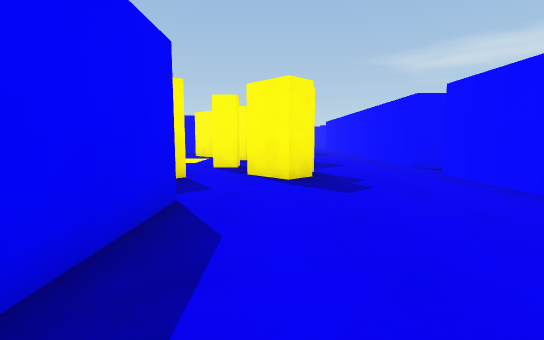
view 1 (above)

24 first-person views from a walk through a scene from a Unity 3-D project. The camera is 1.2 m above the floor, tilts 6° down and sees 85° across. The floor is counted in squares, 2 m on a side. Each view is taken from the middle of a square. On the plan, view 1 faces up. The plan holds only what a view shows up to about 9 squares ahead; the rest is blank. The place goes on beyond the plan. The player character is not drawn.

view 2
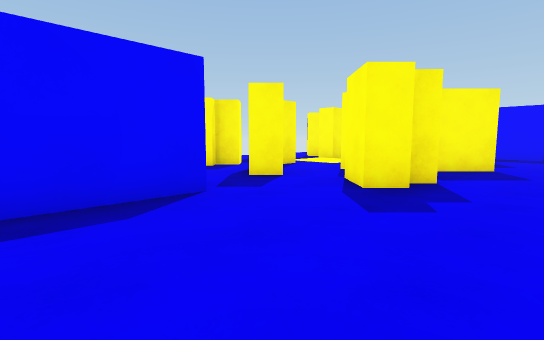

view 3
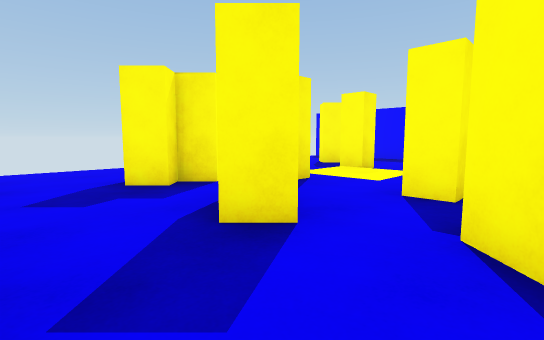

view 4
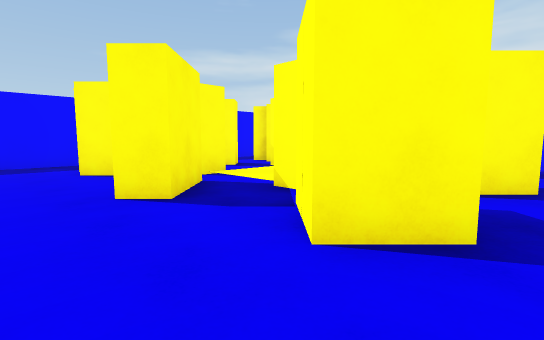

view 5
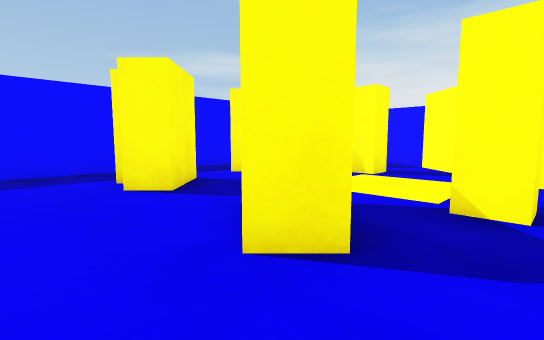

view 6
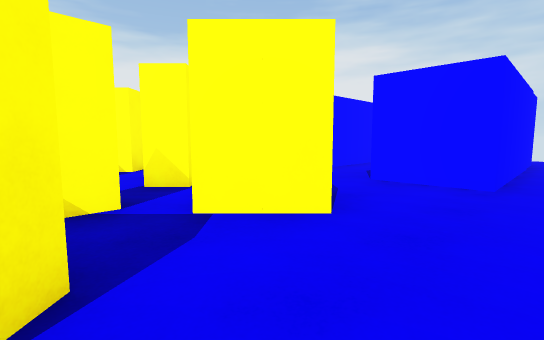

view 7
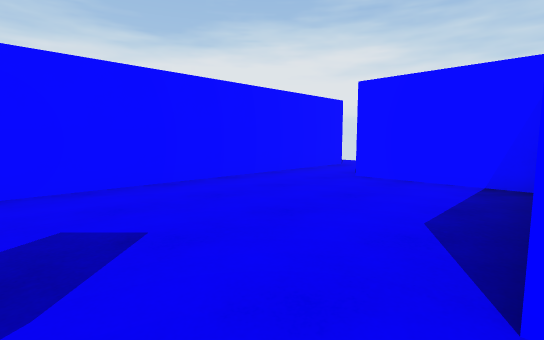

view 8
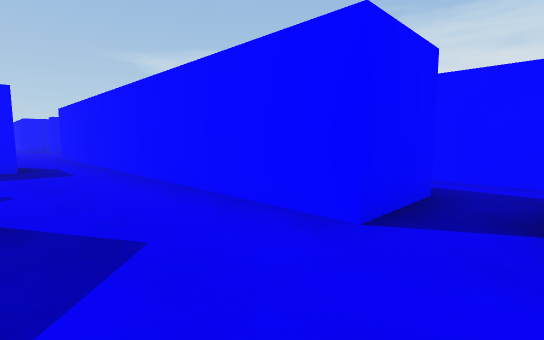

view 9
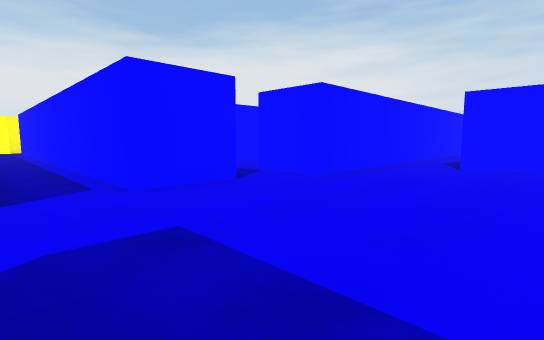

view 10
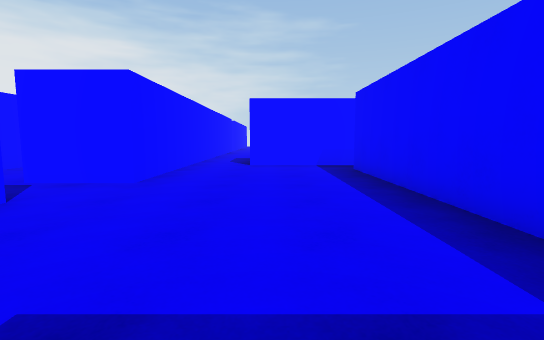

view 11
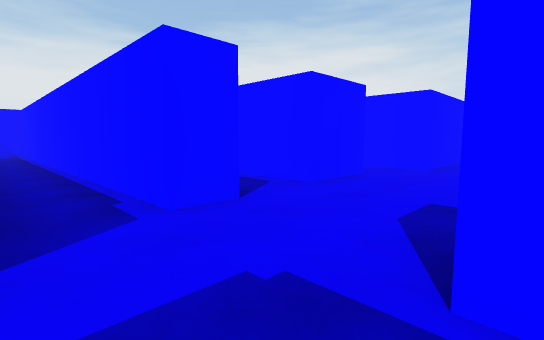

view 12
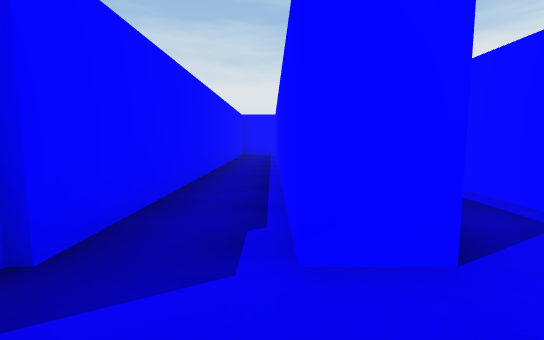

view 13
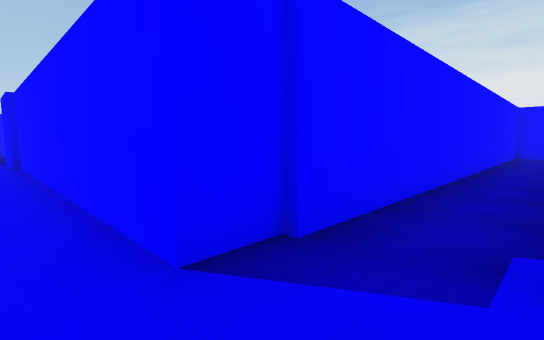

view 14
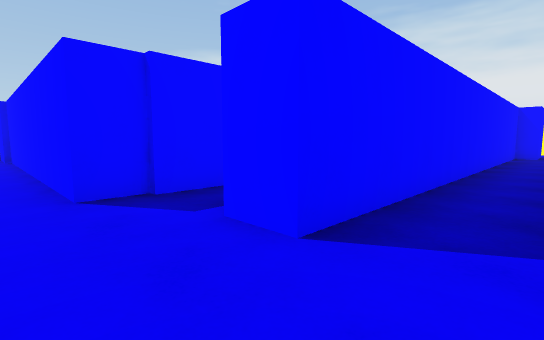

view 15
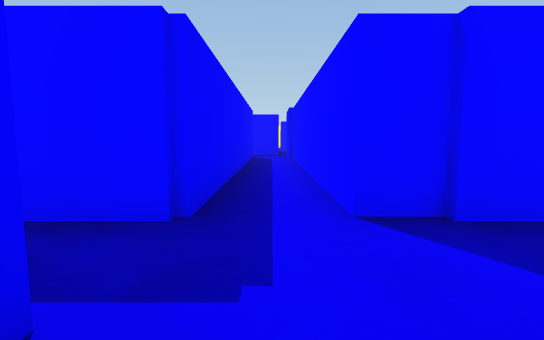

view 16
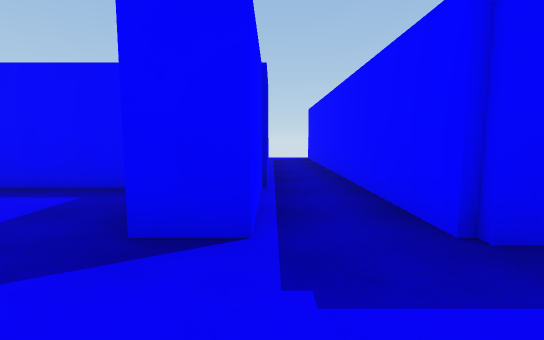

view 17
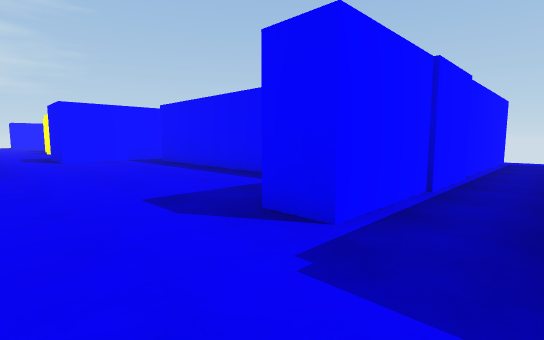

view 18
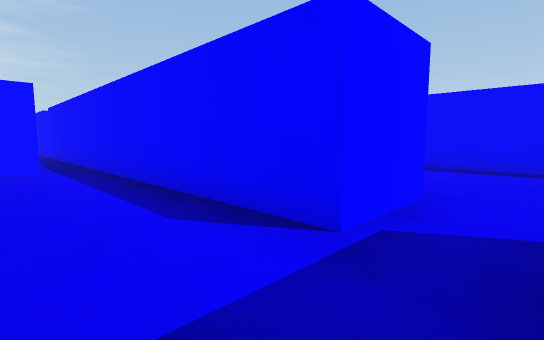

view 19
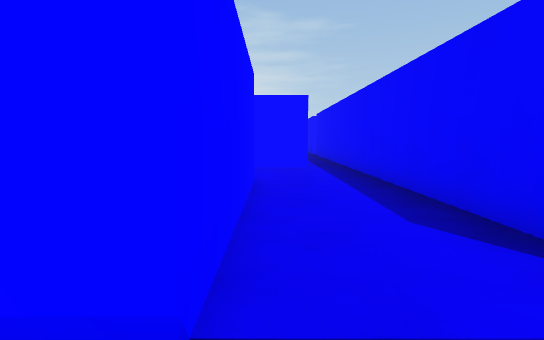

view 20
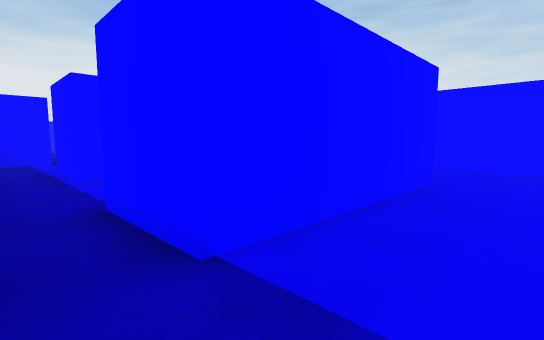

view 21
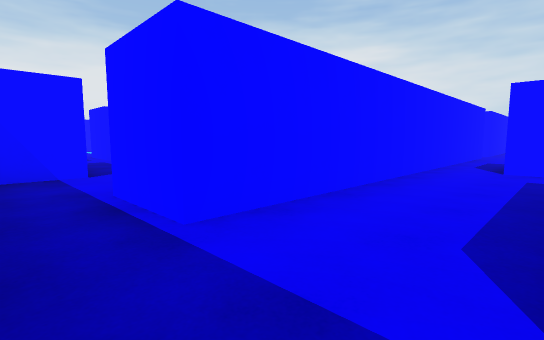

view 22
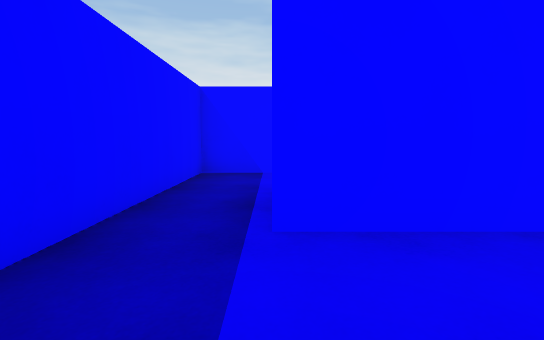

view 23
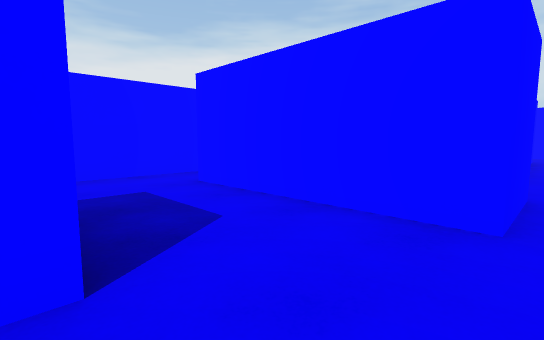

view 24
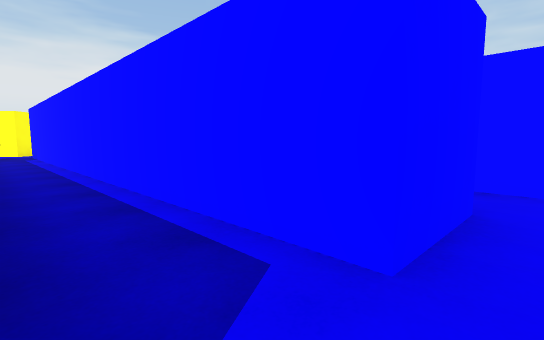

### Floor plan
Points are (right, up) in squares from view 1. A wall is a line through its corners. A room is listed if a view was taken in it or the views show most of it. See-through windows are left out.
Room 1 (views 1, 2, 3, 4, 5, 6, 7, 8)
walls: (-1.3, 4.7) (-1.7, 4.2) (-2.7, 5.1) (-2.3, 5.5); (-0.1, 7.4) (0.7, 8.2); (-3.6, 7.8) (-4.6, 6.8) (-5.1, 7.2); (-0.9, 2.9) (-0.9, 0.9); (1.1, 7.8) (0.3, 7); (-1.5, 9.9) (-1.8, 9.6) (-2.7, 10.5); (-5.4, 2.9) (-3.9, 2.9); (2.9, 6) (2.9, 13.5); (-1.6, 11.7) (-5.9, 11.7); (-2.4, -0.2) (-2.4, 1.6); (-0.9, -0.4) (1.5, -0.4); (2.9, -0.4) (2.9, 5.1); (1.5, 13.3) (1.5, 11.7) (0.4, 11.7)
ways out: opening at (2, 12.5) to room 2; opening at (-6, 2); opening at (2, -1)
objects: yellow block (-4, 5); yellow block (-4, 10); yellow block (-3, 6); yellow block (-3, 8); yellow block (-1, 6); yellow block (-1, 8); yellow block (0, 5); yellow block (0, 10)
Room 2 (views 9, 10, 12, 13, 14, 15, 16, 24)
walls: (3.5, 17.1) (3.5, 18.7) (13.6, 18.7); (1.2, 20.9) (1.2, 20.1); (-0.6, 19.3) (-0.6, 14); (2.9, 13.5) (2.9, 16); (-1.1, 13.3) (1.5, 13.3); (13.2, 19.6) (13.2, 20.1) (3.3, 20.1) (3.3, 20.9)
ways out: opening at (2, 12.5) to room 1; opening at (2.5, 21) to room 3; opening at (4, 17) to room 4; opening at (13, 19)
Room 3 (views 11, 17)
walls: (3.3, 20.9) (12.6, 20.9); (1.5, 22.1) (-6.1, 22.1); (1.2, 26.5) (1.2, 22.1); (-6.2, 20.9) (1.2, 20.9); (13.2, 21.5) (13.2, 22.1) (2.6, 22.1) (2.6, 29.5)
ways out: opening at (2.5, 21) to room 2
Room 4 (views 18, 19, 20, 23)
walls: (6.2, 12.7) (6.2, 16.2); (2.9, 16) (4.4, 16) (4.4, 10.5); (5.2, 10.7) (6.5, 10.7)
ways out: opening at (4, 17) to room 2; opening at (7, 11.5) to room 5; opening at (7, 17) to room 5; opening at (5, 10)
Room 5 (views 21, 22)
walls: (6.2, 16.2) (7.9, 16.3); (6.5, 10.7) (8.7, 10.7); (9.9, 10.5) (9.9, 16) (11.4, 16); (11.4, 17.2) (9.2, 17.2)
ways out: opening at (7, 11.5) to room 4; opening at (7, 17) to room 4; opening at (10.5, 17) to room 6; opening at (9, 10)
Room 6 (no view inside)
walls: (13.2, 15.8) (13.2, 17.2) (11.4, 17.2)
ways out: opening at (10.5, 17) to room 5; opening at (12.5, 16)

Positions as (right, up) in squares from view 1, and headings:
1: (0, 0), facing up
2: (2, 1), facing up-left
3: (0, 3), facing up-left
4: (-6, 4), facing up-right
5: (-6, 6), facing up-right
6: (-6, 7), facing down-right
7: (-1, 4), facing down-right
8: (1, 5), facing up-right
9: (0, 20), facing down-right
10: (1, 20), facing down
11: (1, 22), facing down-right
12: (2, 21), facing right
13: (2, 21), facing up-right
14: (2, 19), facing up-right
15: (2, 20), facing up
16: (3, 21), facing left
17: (3, 22), facing down-left
18: (6, 17), facing down-left
19: (6, 17), facing down
20: (5, 17), facing down-right
21: (8, 17), facing down-right
22: (8, 16), facing right
23: (5, 13), facing down-right
24: (3, 20), facing down-right
